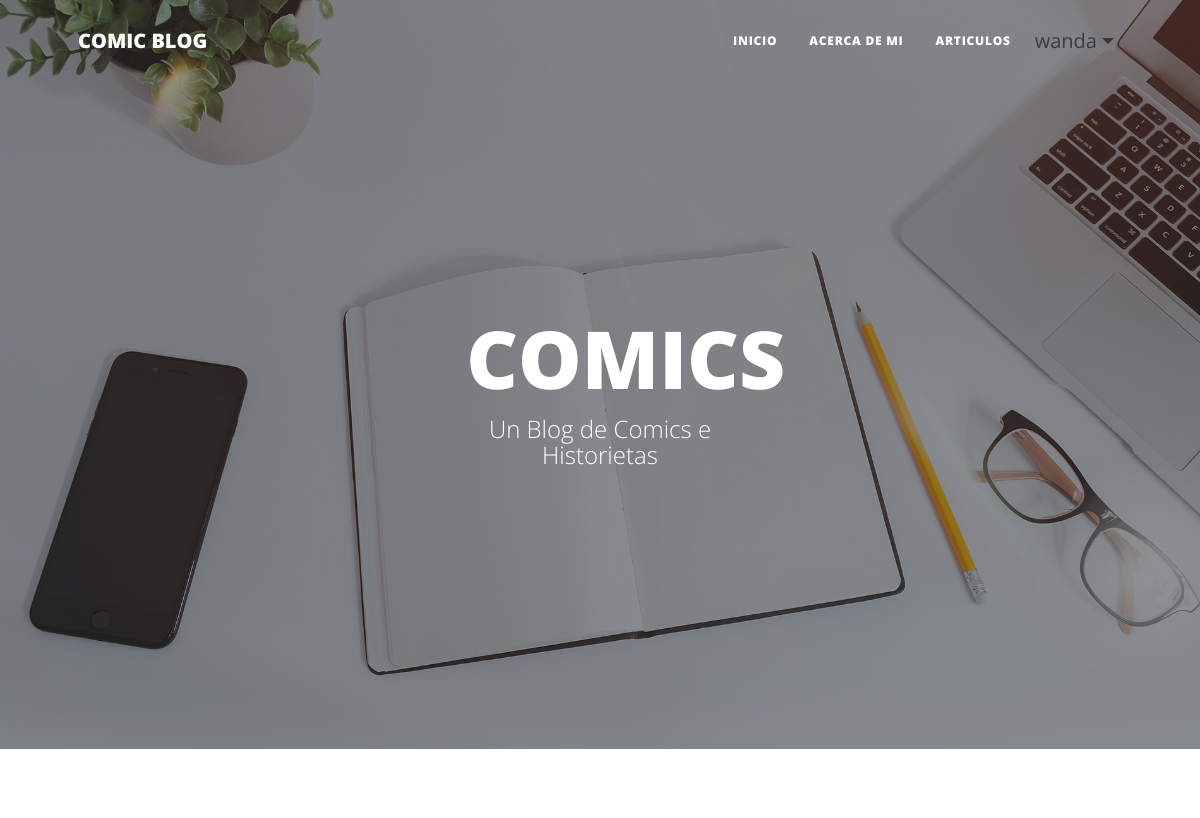
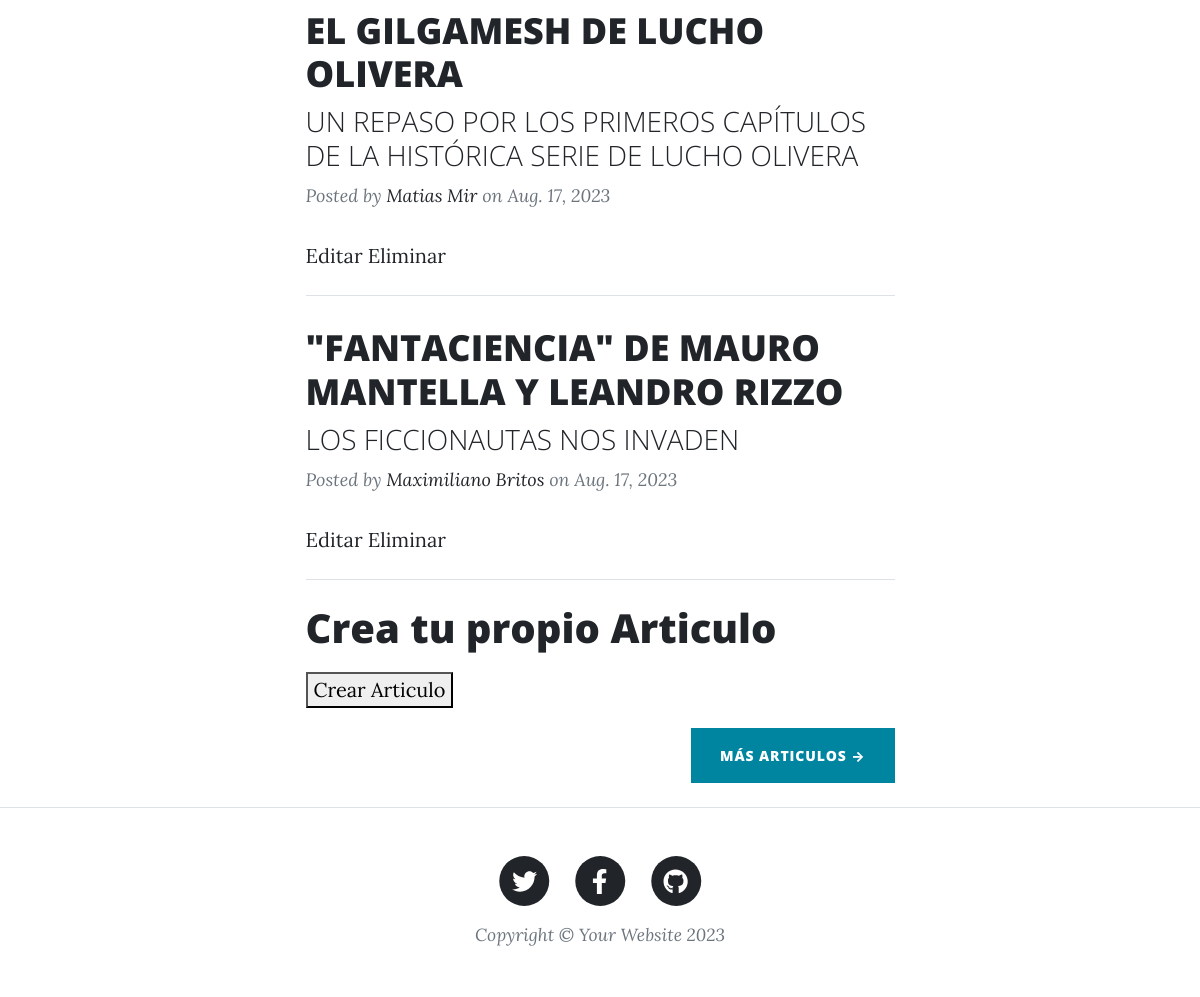
The app's page /blog/pages/ (signed in) with its own data (2 pictures, top to bottom).
### comics/models.py (models this page shows, shortened)
class Articulo(models.Model):
    titulo = models.CharField(max_length=256)
    subtitulo = models.CharField(max_length=256)
    cuerpo = models.CharField(max_length=1500)
    autor = models.CharField(max_length=256)
    fecha_publicacion = models.DateField(null=True)
    imagen = models.ImageField(upload_to='articulos/')
    user = models.ForeignKey(User, on_delete=models.SET_NULL, null=True)

### comics/views.py (the view)
# urls.py: path("pages/",ArticuloListView.as_view(),name="listar_articulos"),
class ArticuloListView(ListView):
    model = Articulo
    template_name = 'comics/lista_articulos.html'

### comics/templates/comics/lista_articulos.html (shortened to what this page needs)
{% extends "comics/base.html" %}
{% block contenido %}
<section>
  <div>
    <div class="container position-relative px-4 px-lg-5">
      <div class="row gx-4 gx-lg-5 justify-content-center">
          <div class="col-md-10 col-lg-8 col-xl-7">
              <div class="site-heading">
                  <h1 class="text-center";  style="color: white; white-space: nowrap;">COMICS</h1>
                  <span class="subheading">Un Blog de Comics e Historietas</span>
              </div>
          </div>
      </div>
  </div>
  </div>
</section>
{% endblock contenido %}

### comics/templates/comics/base.html (shortened to what this page needs)
{% load static %}
<!DOCTYPE html>
<html lang="en">
<head>
    <link href="{% static 'css/styles.css' %}" rel="stylesheet" />
</head>
<body>
    <nav class="navbar navbar-expand-lg navbar-light " id="mainNav">
        <div class="container px-4 px-lg-5">
            <a class="navbar-brand"  href="{% url 'inicio'%}">COMIC BLOG</a>
            <div class="collapse navbar-collapse" id="navbarResponsive">
                <ul class="navbar-nav ms-auto py-4 py-lg-0 align-items-center">
                    <li class="nav-item"><a class="nav-link px-lg-3 py-3 py-lg-4" href="{% url 'inicio'%}">Inicio</a></li>
                    <li class="nav-item"><a class="nav-link px-lg-3 py-3 py-lg-4" href="{% url 'about'%}">Acerca de mi</a></li>
                    <li class="nav-item"><a class="nav-link px-lg-3 py-3 py-lg-4" href="{% url 'listar_articulos'%}">Articulos</a></li>
                    {%if user.is_authenticated %}
                    <div class="dropdown">
                    <li class="nav-item dropdown">
                        <a class="nav-link dropdown-toggle align-middle" href="#" id="navbarDropdown" role="button" data-bs-toggle="dropdown" aria-expanded="false">
                            <div style="display: inline-flex;">
                                <span>{{ user.username }}</span>
                            </div>
                        </a>
                    </li>
                </ul>
            </div>
            {% else %}
            <a class="btn btn-primary" href="{% url 'login' %}"style="border: none; background-color: transparent;">INICIO SESION</a>
            <a class="btn btn-success" href="{% url 'signup' %}"style=" border: none; background-color: transparent;">NUEVO USUARIO</a>
            {% endif %}
        </div>
    </nav>
        <header class="masthead" style="background-image: url('assets/img/home-bg.jpg')">
            <div class="container position-relative px-4 px-lg-5">
                <div class="row gx-4 gx-lg-5 justify-content-center">
                    <div class="col-md-10 col-lg-8 col-xl-7">
                        <section style="padding: 80px 0;">
                            {% block contenido %}
                            {% endblock contenido %}
                        </section>
                    </div>
                </div>
            </div>
        </header>
        <div class="container px-4 px-lg-5">
          <div class="row gx-4 gx-lg-5 justify-content-center">
            <div class="col-md-10 col-lg-8 col-xl-7">
              {% for articulo in object_list %}
                <div class="post-preview">
                  <a href="{% url 'ver_articulo' articulo.id %}">
                    <h2 class="post-title">{{ articulo.titulo }}</h2>
                    <h3 class="post-subtitle">{{ articulo.subtitulo }}</h3>
                  </a>
                  <p class="post-meta">
                    Posted by <a href="#!">{{ articulo.autor }}</a> on {{ articulo.fecha_publicacion }}
                  </p>
                  {% if user.is_authenticated and articulo.user == user %}
                    <a href="{% url 'editar_articulo' articulo.id %}" class="btn-editar">Editar</a>
                    <a href="{% url 'eliminar_articulo' articulo.id %}" class="btn-eliminar">Eliminar</a>
                  {% endif %}
                </div>
                <hr class="my-4" />
              {% endfor %}
              {% block content %}
              <section>
                <div>
                  <h1>Crea tu propio Articulo</h1>
                  <div style="text-align: left;">
                    <button type="button" onclick="window.location.href='{% url 'crear_articulo' %}'">Crear Articulo</a>
                  </div>
                </div>
              </section>
              {% endblock content %}
              <div class="d-flex justify-content-end mb-4"><a class="btn btn-primary text-uppercase" href="#!">Más Articulos →</a></div>
            </div>
          </div>
        </div>
        <footer class="border-top">
            <div class="container px-4 px-lg-5">
                <div class="row gx-4 gx-lg-5 justify-content-center">
                    <div class="col-md-10 col-lg-8 col-xl-7">
                        <ul class="list-inline text-center">
                            <li class="list-inline-item">
                                <a href="#!">
                                    <span class="fa-stack fa-lg">
                                        <i class="fas fa-circle fa-stack-2x"></i>
                                        <i class="fab fa-twitter fa-stack-1x fa-inverse"></i>
                                    </span>
                                </a>
                            </li>
                            <li class="list-inline-item">
                                <a href="#!">
                                    <span class="fa-stack fa-lg">
                                        <i class="fas fa-circle fa-stack-2x"></i>
                                        <i class="fab fa-facebook-f fa-stack-1x fa-inverse"></i>
                                    </span>
                                </a>
                            </li>
                            <li class="list-inline-item">
                                <a href="#!">
                                    <span class="fa-stack fa-lg">
                                        <i class="fas fa-circle fa-stack-2x"></i>
                                        <i class="fab fa-github fa-stack-1x fa-inverse"></i>
                                    </span>
                                </a>
                            </li>
                        </ul>
                        <div class="small text-center text-muted fst-italic">Copyright &copy; Your Website 2023</div>
                    </div>
                </div>
            </div>
        </footer>
    </body>
</html>

### records on screen
Articulo: titulo "EL GILGAMESH DE LUCHO OLIVERA", subtitulo "UN REPASO POR LOS PRIMEROS CAPÍTULOS DE LA HISTÓRICA SERIE DE LUCHO OLIVERA", autor "Matias Mir", fecha_publicacion "Aug. 17, 2023", shows "Editar"
Articulo: titulo "\"FANTACIENCIA\" DE MAURO MANTELLA Y LEANDRO RIZZO", subtitulo "LOS FICCIONAUTAS NOS INVADEN", autor "Maximiliano Britos", fecha_publicacion "Aug. 17, 2023", shows "Editar"

### other values on screen
{{ user.username }} "wanda"
